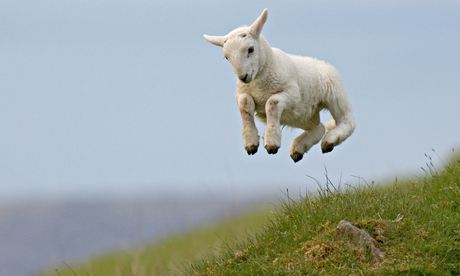
#> input picture Assignment2/image.jpg, 460 x 276 px, given in place of NonBlurImage.jpg, which was not available
$ python Codeforblurring.py
#> lines starting #> are read from the running program, lines starting #| are printed output that depends on the picture; pictures that were not available may be replaced by others from this repository, and a replacement may not be noted
import cv2
import numpy as np

from skimage.filters import sobel, prewitt

img1 = cv2.imread('NonBlurImage.jpg') #Reading the original image
#> img1 is the input picture: shape (276, 460, 3); mean B, G, R 167, 168.9, 159.5
rows,cols = img1.shape[:2]  # calculating the rows and cols of the original image
#> rows = 276; cols = 460
img2 = cv2.GaussianBlur(img1,(25,25),10) #Adding the Gaussian Blur
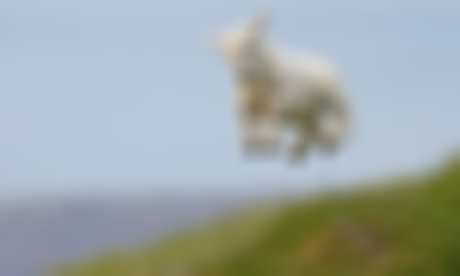
#> img2: shape (276, 460, 3); mean B, G, R 167, 168.9, 159.5
img3 = cv2.imread('Blur_image.jpg') #Reading the captured blur image
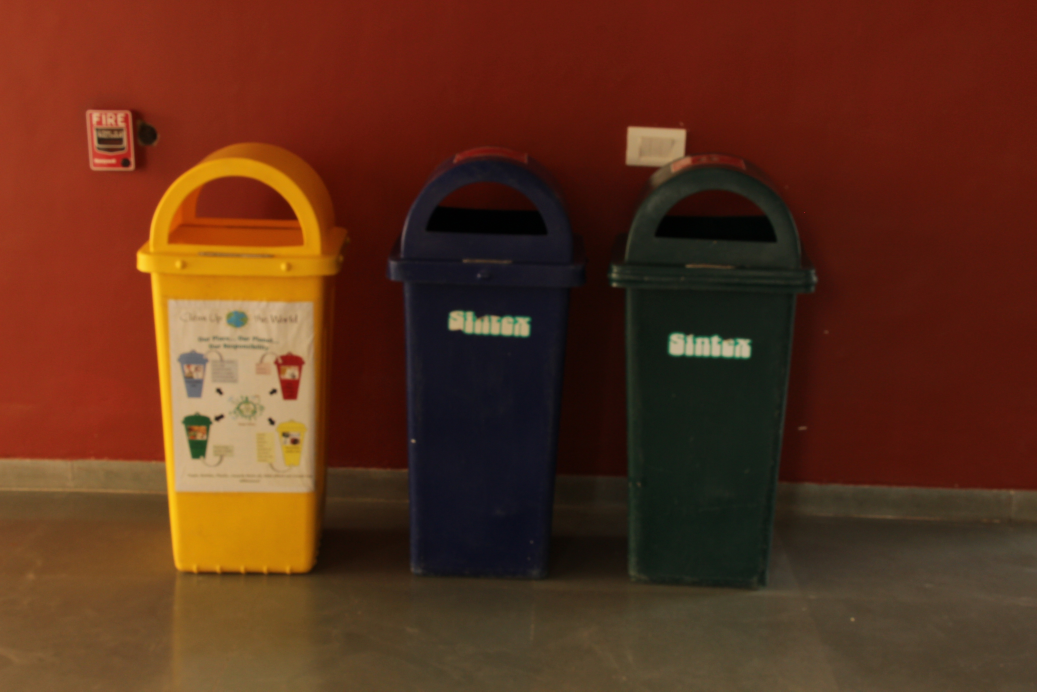
#> input picture Assignment1/Blur_image.JPG, 5184 x 3456 px, found by its file name (shown at 1/5 size)
#> img3 is the input picture: shape (3456, 5184, 3); mean B, G, R 27, 47.7, 91.7
cv2.imwrite('Blur_image_created.jpg',img2)
img4 = cv2.cvtColor(img2, cv2.COLOR_BGR2GRAY) #Converting from RGB to Grey the Gaussian Blurred image
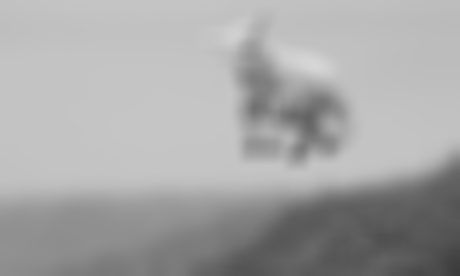
#> img4: shape (276, 460); min 60, max 214, mean 165.9
img5 = cv2.cvtColor(img3, cv2.COLOR_BGR2GRAY) #Converting from RGB to Grey the Captured Blurred image
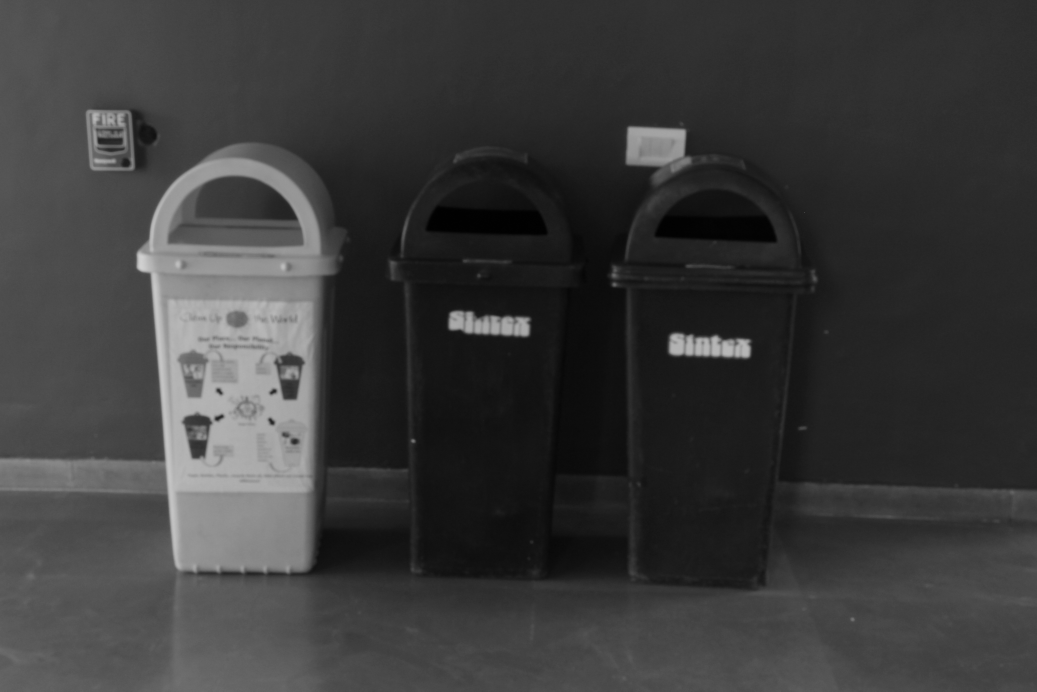
#> img5: shape (3456, 5184) (shown at 1/5 size); min 0, max 209, mean 58.5
edge_sobel_Blur_image = sobel(img4) #Applying the sobel operator on the gaussian blurred image
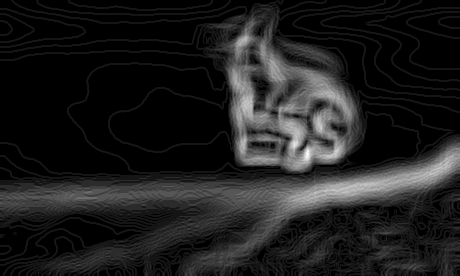
#> edge_sobel_Blur_image: shape (276, 460) float64; min 0, max 0.0329, mean 0.00393; drawn with min black and max white
edge_prewitt_Blur_image = prewitt(img4) #Applying the prewitt operator on the gaussian blurred image
edge_sobel_Blur_image_captured = sobel(img5) #Applying the sobel operator on the captured blurred image
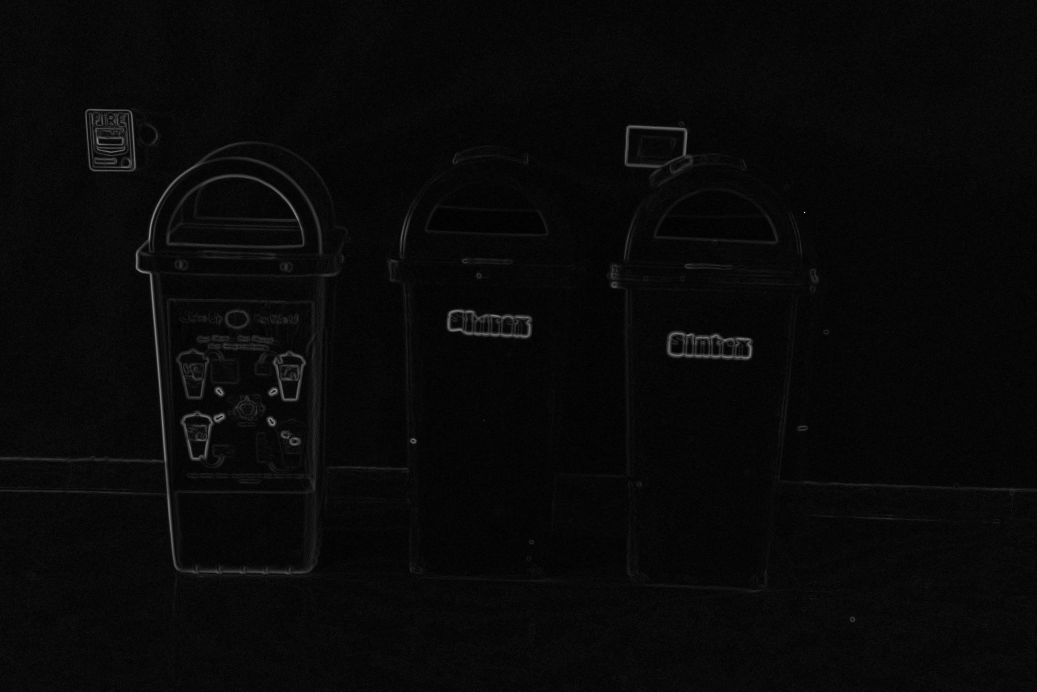
#> edge_sobel_Blur_image_captured: shape (3456, 5184) float64 (shown at 1/5 size); min 0, max 0.119, mean 0.00431; drawn with min black and max white
edge_prewitt_Blur_image_captured = prewitt(img5) #Applying the prewitt operator on the captured blurred image
edge_sobel_Blur_image = cv2.blur(edge_sobel_Blur_image,(5,5)) #Averaging the gradients of blurred image for sobel operator
edge_prewitt_Blur_image = cv2.blur(edge_prewitt_Blur_image,(5,5)) #Averaging the gradients of blurred image for prewitt operator
edge_sobel_Blur_image_captured = cv2.blur(edge_sobel_Blur_image_captured,(5,5)) #Averaging the gradients of captured blurred image for sobel operator
edge_prewitt_Blur_image_captured = cv2.blur(edge_prewitt_Blur_image_captured,(5,5)) #Averaging the gradients of captured blurred image for prewitt operator
#> (the run stopped early here; a loop or call above may not have finished)
